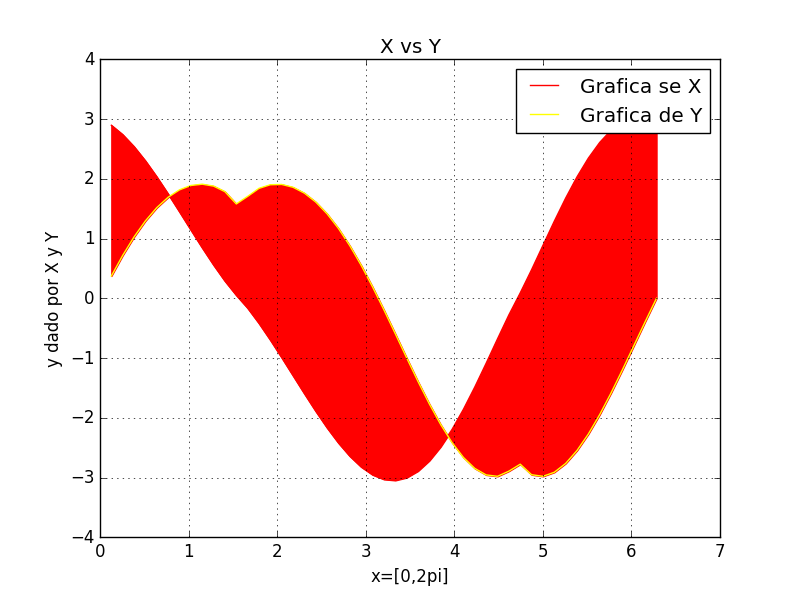

The Python source for this figure:
#Ejercicio 5 b). Fecha: 02/Dic/16. Laboratorio 3B.
#Juan Guillermo Urincho Tinoco.

import numpy as np
import matplotlib.pyplot as plt
from math import pi,sqrt
a=((np.linspace(0,360))*pi)/180
r=2-2*np.sin(a)+np.sin(a)*((np.sqrt(np.absolute(np.cos(a))))/(np.sin(a))+1.4)
x=r*np.cos(a)
y=r*np.sin(a)
plt.figure('Ejercicio 5b')
plt.plot(a,x,color='red',label='Grafica se X')
plt.legend()
plt.plot(a,y,color='yellow',label='Grafica de Y')
plt.legend()
plt.fill_between(a,x,y,color='red')
plt.title('X vs Y')
plt.xlabel('x=[0,2pi]')
plt.ylabel('y dado por X y Y')
plt.grid(True)
plt.show()
